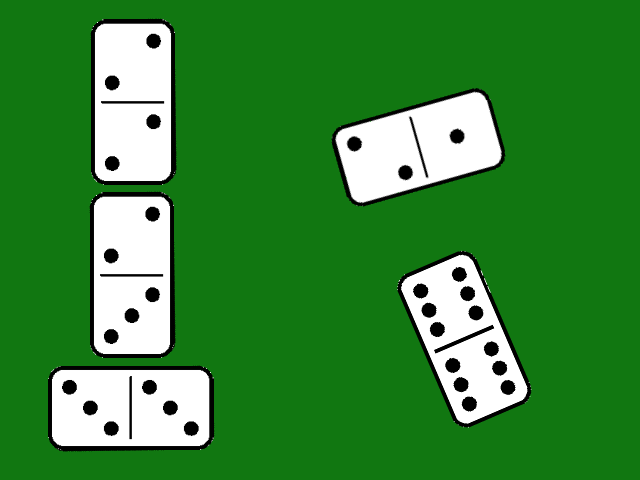
#> input picture code/src/test1fitxa.png, 640 x 480 px
$ jupyter execute notebookR2MINO-bckp.ipynb
#> lines starting #> are read from the running program, lines starting #| are printed output that depends on the picture; after the words box and inside, x2 and y2 are one past the last pixel; in counts of white or black regions, pixels touching at a corner belong together
#> further down, frame is the input picture: shape (480, 640, 3); mean B, G, R 57.7, 136.8, 57.7
[cell 1]
import cv2 as cv
import numpy as np
from matplotlib import pyplot as plt
import time

[cell 2]
def processarFrame(frame, debug=False):
#> called with debug = True
    start = time.time()
    im = frame.copy()
    # Aplicar Threshold per obtenir imatge binaria
    ret,threshold = cv.threshold(frame,127,255,cv.THRESH_BINARY)
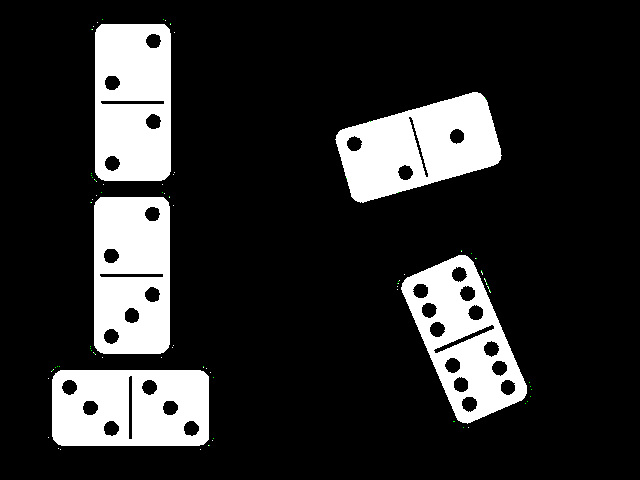
#> threshold: shape (480, 640, 3); mean B, G, R 44.3, 44.4, 44.3
    # Aplicar filtre Gaussia per eliminar el soroll
    threshold = cv.GaussianBlur(threshold, (5,5), 0)
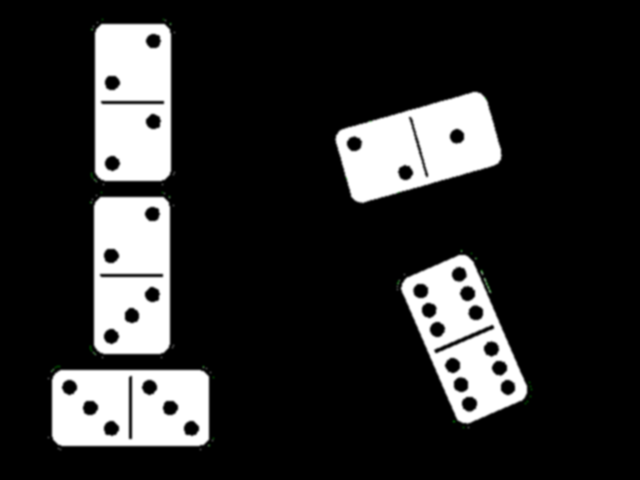
#> threshold: shape (480, 640, 3); mean B, G, R 44.3, 44.4, 44.3

    # Creem imatge 2D per trobar-hi contorns
    contorns = threshold[:,:,0]
    if debug :
        plt.figure()
        plt.imshow(contorns,'gray')
    # Trobem els contorns presents en la imatge (principalment les fitxes i els punts)
    contours, hierarchy = cv.findContours(contorns,cv.RETR_TREE, cv.CHAIN_APPROX_SIMPLE)
#> contours = 35 contours; largest, box (x1, y1, x2, y2) and area: (395, 249, 529, 430) 13290, (46, 365, 215, 452) 12729, (89, 191, 176, 360) 12729, (90, 18, 177, 187) 12729, (333, 90, 504, 205) 12726
    # contours -> Llista de contorns (llista de llistes de punts que formen cada contorn)
    # hierarchy ->Llista de relacions entre contorns
    # estructura de hierarchy -> [Next, Previous, First_Child, Parent]
    # el valor de cada camp referencia a un altre contorn
    # si no fa referencia a cap contorn, valor = -1 p.e si un contorn no te cap contorn dins : First_Child = -1

    # Creem un diccionari per desar les fitxes amb les seves dades
    dictContorns = {}
    # dictContorns = {idContorn: [cos,punts,orientacio]}
    #                 cos: [x, y, width, height]
    #                 punts: [puntsA, puntsB]
    #                 orientacio: 0 Horitzontal; 1 Vertical

    # Per cada contorn c
    for i,c in enumerate(contours):
        pare = hierarchy[0][i,3]
        # Si el contorn actual esta dins d'algun altre (es un punt)
        if pare != -1:
            # registrem les dades de la fitxa a la que pertany el punt a la variable cos
            # cos -> (x,y,width,height)
            cos = cv.boundingRect(contours[pare])
            # registrem les dades del punt actual
            x,y,w,h = cv.boundingRect(contours[i])
            punts=[0,0]

            #Comprovem l'orientacio de la fitxa i assignem el punt a un dels costats
            if cos[2] > cos[3]:
                # Horitzontal
                orientacio=0
                if x < cos[0]+int(cos[2]/2):
                    punts=[1,0] # Esquerra
                else:
                    punts=[0,1] # Dreta
            elif cos[2] < cos[3]:
                # Vertical
                orientacio=1
                if y < cos[1]+int(cos[3]/2):
                    punts=[1,0] # Superior
                else:
                    punts=[0,1] # Inferior
            else:
                print('Error!')
                pass

            # Si la fitxa no existeix en el diccionari, la afegim amb totes les dades que hem recollit
            if not str(pare) in dictContorns:
                dictContorns[str(pare)]=[cos,punts,orientacio]
            # Si la fitxa si existeix, modifiquem el camp punts afegint el punt trobat al canto corresponent
            else:
                dictContorns[str(pare)][1][0]+=punts[0]
                dictContorns[str(pare)][1][1]+=punts[1]
#> this loop made 35 passes
#> (pare, cos, x, y, w, h, punts, orientacio) on passes 2, 3, 4, 5, 6, 7, 9, 10, 11, 12, 13, 14: (0, (46, 365, 169, 87), 185, 422, 13, 12, [0, 1], 0), (0, (46, 365, 169, 87), 105, 422, 13, 12, [1, 0], 0), (0, (46, 365, 169, 87), 165, 402, 12, 12, [0, 1], 0), (0, (46, 365, 169, 87), 85, 402, 12, 12, [1, 0], 0), (0, (46, 365, 169, 87), 144, 381, 12, 12, [0, 1], 0), (0, (46, 365, 169, 87), 64, 381, 12, 12, [1, 0], 0), (7, (395, 249, 134, 181), 463, 398, 13, 12, [0, 1], 1), (7, (395, 249, 134, 181), 502, 381, 12, 12, [0, 1], 1), (7, (395, 249, 134, 181), 455, 379, 12, 12, [0, 1], 1), (7, (395, 249, 134, 181), 494, 362, 12, 12, [0, 1], 1), (7, (395, 249, 134, 181), 447, 359, 12, 12, [0, 1], 1), (7, (395, 249, 134, 181), 485, 343, 12, 12, [0, 1], 1)
#> pare on passes 1, 8, 21, 27, 31: -1, -1, -1, -1, -1
#> after the loop, dictContorns = {'0': [(46, 365, 169, 87), [3, 3], 0], '7': [(395, 249, 134, 181), [6, 6], 1], '20': [(89, 191, 87, 169), [2, 3], 1], '26': [(333, 90, 171, 115), [2, 1], 0], '30': [(90, 18, 87, 169), [2, 2], 1]}
    if debug:
        print('Temps execució: %.3f segons' %(time.time()-start))
    return dictContorns

[cell 3]
if __name__ == '__main__':
    frame = cv.imread('src/test1fitxa.png')
    estatPartida = processarFrame(frame,True)
#> estatPartida has the same summary as dictContorns in processarFrame
    im=frame.copy()
    debug = True;
    if debug:
        for d in estatPartida:
            print(d,':',estatPartida[d])
            punts = estatPartida[d][1]
            x,y,w,h = estatPartida[d][0]
            orientacio = estatPartida[d][2]
            margin=20
            if orientacio == 0:
                x1=x-margin
                y1=y+int(h/2)
                x2=x+w
                y2=y+int(h/2)
                im =cv.putText(im,str(punts[0]),(x1,y1), cv.FONT_HERSHEY_SIMPLEX, 1,(0,255,0),2,cv.LINE_AA)
                im =cv.putText(im,str(punts[1]),(x2,y2), cv.FONT_HERSHEY_SIMPLEX, 1,(0,255,0),2,cv.LINE_AA)
            else:
                x1=x+int(w/2)
                y1=y
                x2=x+int(w/2)
                y2=y+h+margin
                im =cv.putText(im,str(punts[0]),(x1,y1), cv.FONT_HERSHEY_SIMPLEX, 1,(255,0,0),2,cv.LINE_AA)
                im =cv.putText(im,str(punts[1]),(x2,y2), cv.FONT_HERSHEY_SIMPLEX, 1,(255,0,0),2,cv.LINE_AA)
            im =cv.putText(im,str(d),(x+int(w/2),(y+int(h/2))), cv.FONT_HERSHEY_SIMPLEX, 1,(0,0,255),2,cv.LINE_AA)
#> this loop made 5 passes
#> (d, punts, x, y, w, h, orientacio, x1) on passes 1 to 5: ('0', [3, 3], 46, 365, 169, 87, 0, 26), ('7', [6, 6], 395, 249, 134, 181, 1, 462), ('20', [2, 3], 89, 191, 87, 169, 1, 132), ('26', [2, 1], 333, 90, 171, 115, 0, 313), ('30', [2, 2], 90, 18, 87, 169, 1, 133)
#| 0 : [(46, 365, 169, 87), [3, 3], 0]
#| 7 : [(395, 249, 134, 181), [6, 6], 1]
#| 20 : [(89, 191, 87, 169), [2, 3], 1]
#| 26 : [(333, 90, 171, 115), [2, 1], 0]
#| 30 : [(90, 18, 87, 169), [2, 2], 1]
#> pass 1, `im =cv.putText(im,str(punts[0]),(x1,y1), cv.FONT_HERSHEY_SIMPLEX, 1,(0..`:
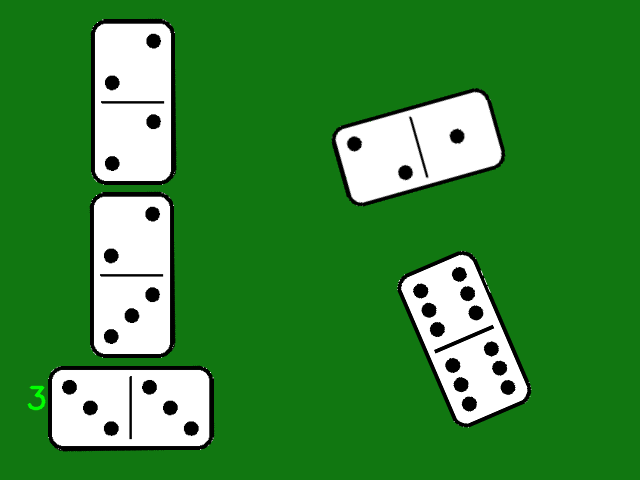
#> im: shape (480, 640, 3); 0.08% of pixels changed, all inside (x1, y1, x2, y2) = (27, 385, 46, 411)
#> pass 1, `im =cv.putText(im,str(punts[1]),(x2,y2), cv.FONT_HERSHEY_SIMPLEX, 1,(0..`:
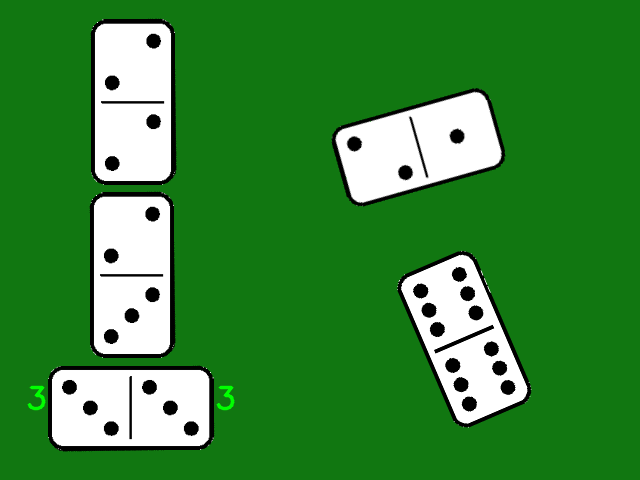
#> im: shape (480, 640, 3); 0.08% of pixels changed, all inside (x1, y1, x2, y2) = (216, 385, 235, 411)
#> pass 1, `im =cv.putText(im,str(d),(x+int(w/2),(y+int(h/2))), cv.FONT_HERSHEY_SI..`:
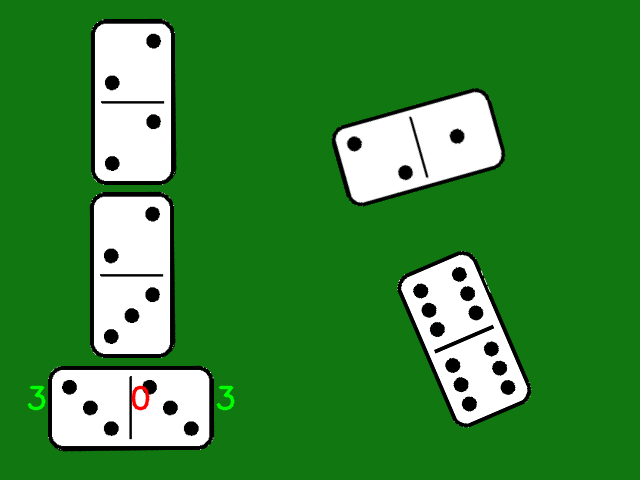
#> im: shape (480, 640, 3); 0.09% of pixels changed, all inside (x1, y1, x2, y2) = (131, 385, 150, 411)
#> pass 2, `im =cv.putText(im,str(punts[0]),(x1,y1), cv.FONT_HERSHEY_SIMPLEX, 1,(2..`:
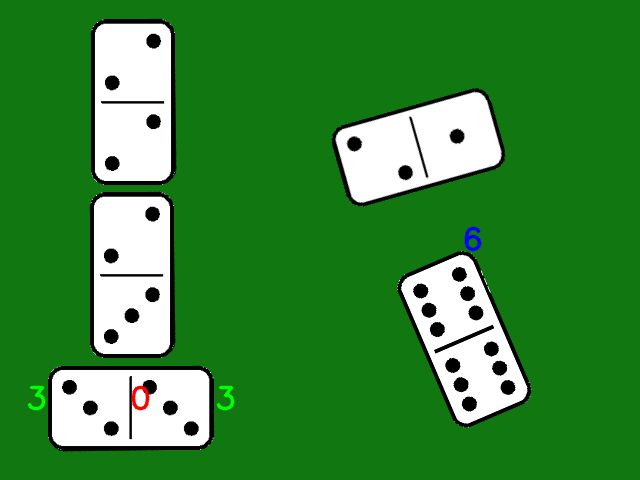
#> im: shape (480, 640, 3); 0.1% of pixels changed, all inside (x1, y1, x2, y2) = (464, 226, 482, 252)
#> after the loop:
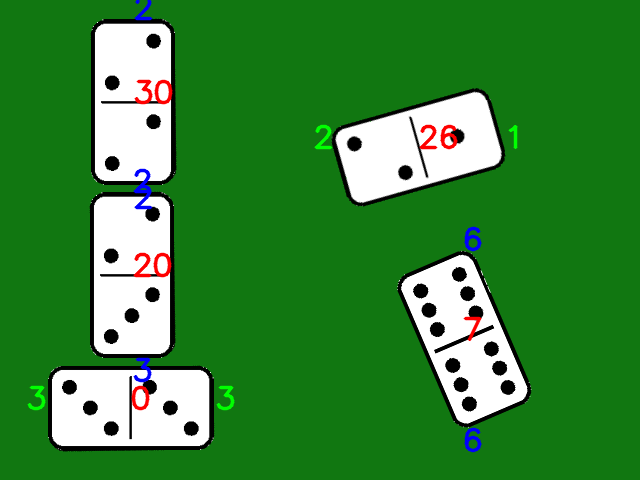
#> im: shape (480, 640, 3); 1.11% of pixels changed, all inside (x1, y1, x2, y2) = (133, 0, 518, 453)
        im.astype('uint8')
        plt.figure()
        plt.imshow(im)
